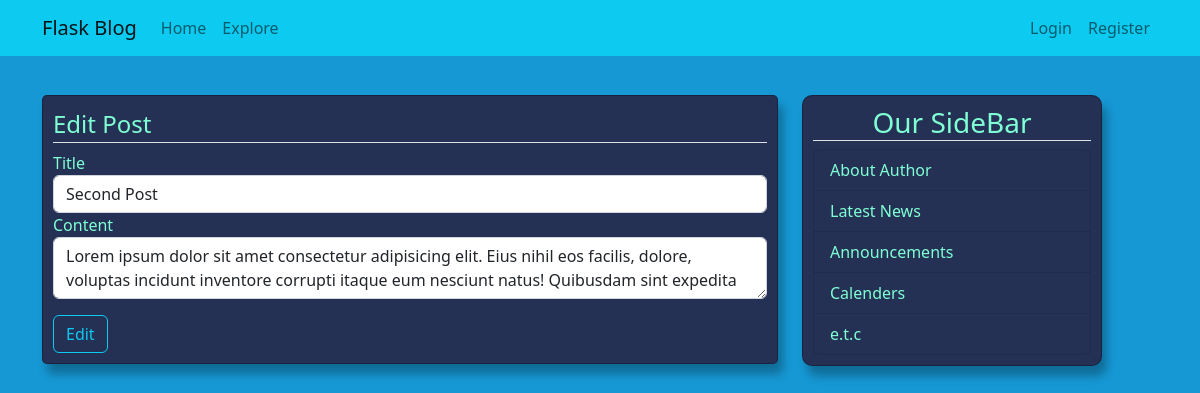
The page /post/4/update on the database as committed earlier.
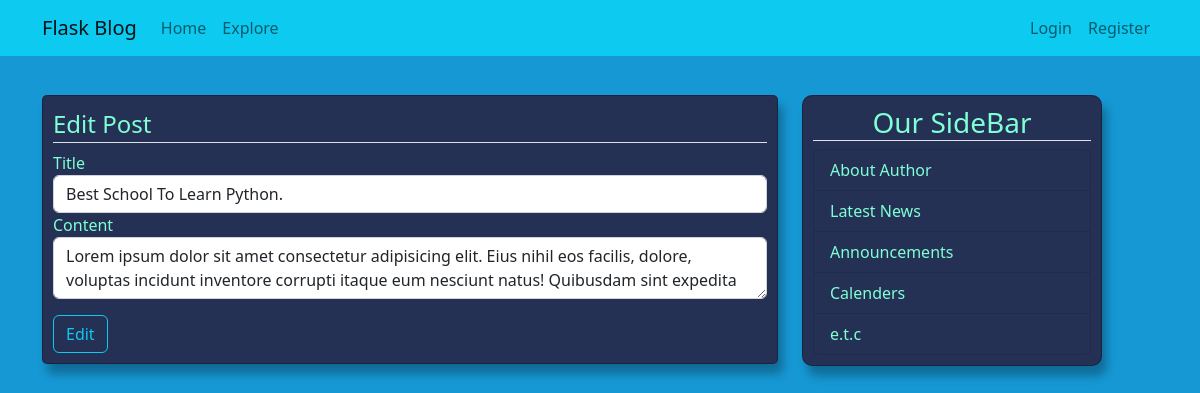
The same page on the database as committed later.
### app/models.py (models this page shows, shortened)
class Post(db.Model):
    id = db.Column(db.Integer, primary_key=True)
    title = db.Column(db.String(20), nullable=False)
    content = db.Column(db.String, nullable=False)
    date_posted = db.Column(db.DateTime, index=True, default=datetime.utcnow)
    user_id = db.Column(db.Integer, db.ForeignKey('user.id'))

### app/blog.py (the view)
@bp.route('/post/<int:id>/update', methods=['POST', 'GET'])
def edit_post(id):
    post = Post.query.get_or_404(id)
    form = EditPostForm()
    if form.validate_on_submit():
        post.title = form.title.data
        post.content = form.content.data
        db.session.commit()
        flash('You post has been updated.', 'success')
        return redirect(url_for('blog.profile', id=current_user.id))
    elif request.method == 'GET':
        form.title.data = post.title
        form.content.data = post.content
    return render_template('blog/edit_post.html', form=form, title='Edit Post', legend='Edit Post')

### app/forms.py
class EditPostForm(FlaskForm):
    title = StringField('Title', validators=[DataRequired()])
    content = TextAreaField('Content', validators=[DataRequired()])
    submit = SubmitField('Edit')

### app/blog.py (called while the page is built)
@bp.before_request
def before_request():
    if current_user.is_authenticated:
        current_user.last_seen = datetime.utcnow()
        db.session.commit()

### app/templates/blog/edit_post.html (shortened to what this page needs)
{% extends 'layout.html' %}
{% block content %}
    <form action="" method="post">
        <div class="content-section">
            <fieldset>
                <legend class="border-bottom">{{ legend }}</legend>
                <div class="form-group">
                    {{ form.title.label(class="form-control-label") }}
                    {% if form.title.errors %}
                        {{ form.title(class="form-control is-invalid") }}
                        <div class="invalid-feedback">
                            {% for error in form.title.errors %}
                                <span>{{ error }}</span>
                            {% endfor %}
                        </div>
                    {% else %}
                        {{ form.title(class="form-control") }}
                    {% endif %}
                </div>
                <div class="form-group">
                    {{ form.content.label(class="form-control-label") }}
                    {% if form.content.errors %}
                        {{ form.content(class="form-control is-invalid") }}
                        <div class="invalid-feedback">
                            {% for error in form.content.errors %}
                                <span>{{ error }}</span>
                            {% endfor %}
                        </div>
                    {% else %}
                        {{ form.content(class="form-control") }}
                    {% endif %}
                </div>
            </fieldset>
            <div class="form-group mt-3">
                {{ form.submit (class="btn btn-outline-info") }}
            </div>
        </div>
    </form>
{% endblock %}

Rows that differ between the two databases and show on the page:
changed Post: title "Second Post" → "Best School To Learn Python."
